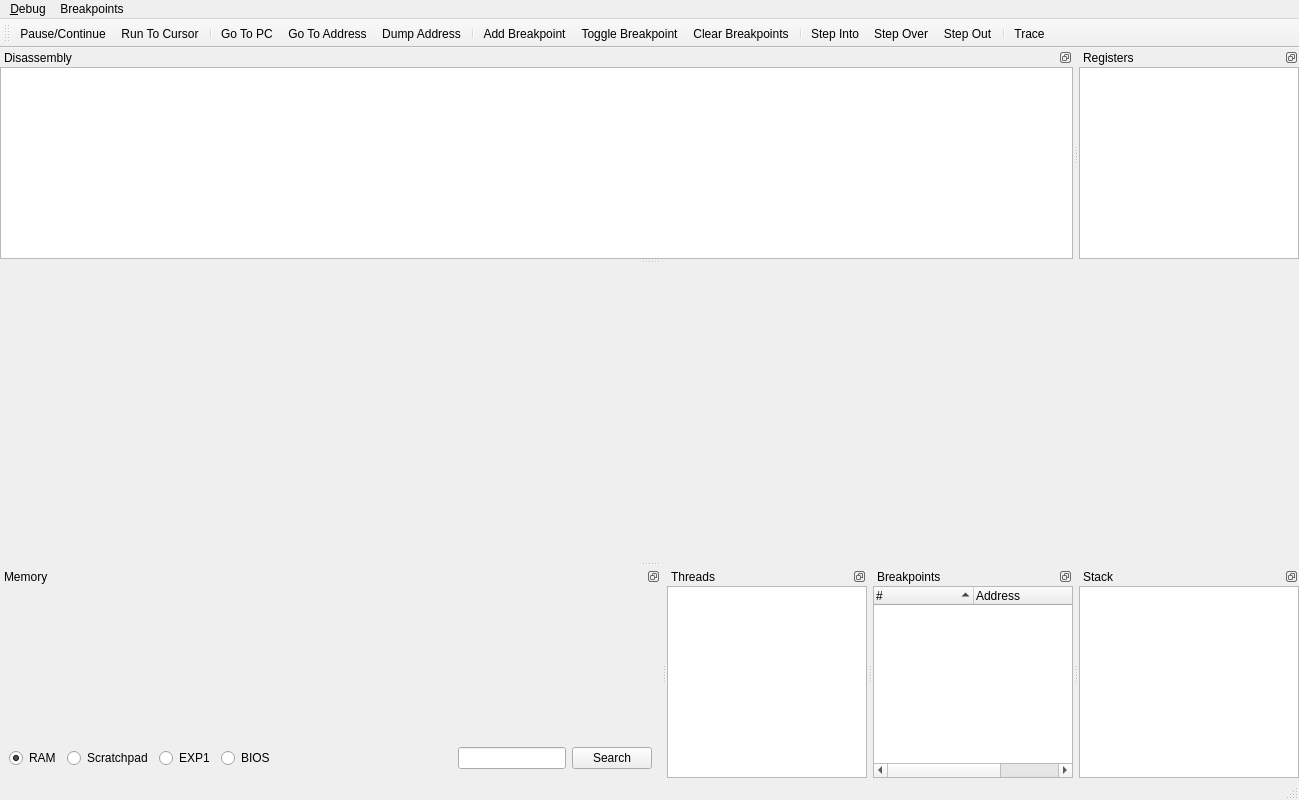
<?xml version="1.0" encoding="UTF-8"?>
<ui version="4.0">
 <class>DebuggerWindow</class>
 <widget class="QMainWindow" name="DebuggerWindow">
  <property name="geometry">
   <rect>
    <x>0</x>
    <y>0</y>
    <width>1299</width>
    <height>800</height>
   </rect>
  </property>
  <property name="windowTitle">
   <string>CPU Debugger</string>
  </property>
  <property name="dockNestingEnabled">
   <bool>true</bool>
  </property>
  <widget class="QWidget" name="centralwidget"/>
  <widget class="QMenuBar" name="menubar">
   <property name="geometry">
    <rect>
     <x>0</x>
     <y>0</y>
     <width>1299</width>
     <height>22</height>
    </rect>
   </property>
   <widget class="QMenu" name="menu_Debugger">
    <property name="title">
     <string>&amp;Debug</string>
    </property>
    <addaction name="actionPause"/>
    <addaction name="actionRunToCursor"/>
    <addaction name="separator"/>
    <addaction name="actionGoToPC"/>
    <addaction name="actionGoToAddress"/>
    <addaction name="actionDumpAddress"/>
    <addaction name="separator"/>
    <addaction name="actionTrace"/>
    <addaction name="separator"/>
    <addaction name="actionStepInto"/>
    <addaction name="actionStepOver"/>
    <addaction name="actionStepOut"/>
    <addaction name="separator"/>
    <addaction name="actionClose"/>
   </widget>
   <widget class="QMenu" name="menuBreakpoints">
    <property name="title">
     <string>Breakpoints</string>
    </property>
    <addaction name="actionAddBreakpoint"/>
    <addaction name="actionToggleBreakpoint"/>
    <addaction name="actionClearBreakpoints"/>
   </widget>
   <addaction name="menu_Debugger"/>
   <addaction name="menuBreakpoints"/>
  </widget>
  <widget class="QStatusBar" name="statusbar"/>
  <widget class="QToolBar" name="toolBar">
   <property name="windowTitle">
    <string>toolBar</string>
   </property>
   <attribute name="toolBarArea">
    <enum>TopToolBarArea</enum>
   </attribute>
   <attribute name="toolBarBreak">
    <bool>false</bool>
   </attribute>
   <addaction name="actionPause"/>
   <addaction name="actionRunToCursor"/>
   <addaction name="separator"/>
   <addaction name="actionGoToPC"/>
   <addaction name="actionGoToAddress"/>
   <addaction name="actionDumpAddress"/>
   <addaction name="separator"/>
   <addaction name="actionAddBreakpoint"/>
   <addaction name="actionToggleBreakpoint"/>
   <addaction name="actionClearBreakpoints"/>
   <addaction name="separator"/>
   <addaction name="actionStepInto"/>
   <addaction name="actionStepOver"/>
   <addaction name="actionStepOut"/>
   <addaction name="separator"/>
   <addaction name="actionTrace"/>
  </widget>
  <widget class="QDockWidget" name="dockWidget_2">
   <property name="features">
    <set>QDockWidget::DockWidgetFloatable|QDockWidget::DockWidgetMovable</set>
   </property>
   <property name="windowTitle">
    <string>Disassembly</string>
   </property>
   <attribute name="dockWidgetArea">
    <number>4</number>
   </attribute>
   <widget class="QTreeView" name="codeView">
    <property name="sizePolicy">
     <sizepolicy hsizetype="Expanding" vsizetype="Expanding">
      <horstretch>0</horstretch>
      <verstretch>0</verstretch>
     </sizepolicy>
    </property>
    <attribute name="headerVisible">
     <bool>false</bool>
    </attribute>
   </widget>
  </widget>
  <widget class="QDockWidget" name="dockWidget_3">
   <property name="features">
    <set>QDockWidget::DockWidgetFloatable|QDockWidget::DockWidgetMovable</set>
   </property>
   <property name="windowTitle">
    <string>Registers</string>
   </property>
   <attribute name="dockWidgetArea">
    <number>4</number>
   </attribute>
   <widget class="QTreeView" name="registerView">
    <property name="sizePolicy">
     <sizepolicy hsizetype="Expanding" vsizetype="Expanding">
      <horstretch>0</horstretch>
      <verstretch>0</verstretch>
     </sizepolicy>
    </property>
    <property name="maximumSize">
     <size>
      <width>220</width>
      <height>16777215</height>
     </size>
    </property>
   </widget>
  </widget>
  <widget class="QDockWidget" name="dockWidget">
   <property name="sizePolicy">
    <sizepolicy hsizetype="Preferred" vsizetype="Preferred">
     <horstretch>1</horstretch>
     <verstretch>0</verstretch>
    </sizepolicy>
   </property>
   <property name="features">
    <set>QDockWidget::DockWidgetFloatable|QDockWidget::DockWidgetMovable</set>
   </property>
   <property name="windowTitle">
    <string>Memory</string>
   </property>
   <attribute name="dockWidgetArea">
    <number>8</number>
   </attribute>
   <widget class="QWidget" name="dockWidgetContents_3">
    <layout class="QVBoxLayout" name="verticalLayout">
     <item>
      <widget class="MemoryViewWidget" name="memoryView" native="true">
       <property name="sizePolicy">
        <sizepolicy hsizetype="Preferred" vsizetype="Expanding">
         <horstretch>0</horstretch>
         <verstretch>0</verstretch>
        </sizepolicy>
       </property>
      </widget>
     </item>
     <item>
      <layout class="QHBoxLayout" name="horizontalLayout">
       <item>
        <widget class="QRadioButton" name="memoryRegionRAM">
         <property name="text">
          <string>RAM</string>
         </property>
         <property name="checked">
          <bool>true</bool>
         </property>
        </widget>
       </item>
       <item>
        <widget class="QRadioButton" name="memoryRegionScratchpad">
         <property name="text">
          <string>Scratchpad</string>
         </property>
        </widget>
       </item>
       <item>
        <widget class="QRadioButton" name="memoryRegionEXP1">
         <property name="text">
          <string>EXP1</string>
         </property>
        </widget>
       </item>
       <item>
        <widget class="QRadioButton" name="memoryRegionBIOS">
         <property name="text">
          <string>BIOS</string>
         </property>
        </widget>
       </item>
       <item>
        <spacer name="horizontalSpacer">
         <property name="orientation">
          <enum>Qt::Horizontal</enum>
         </property>
         <property name="sizeHint" stdset="0">
          <size>
           <width>40</width>
           <height>20</height>
          </size>
         </property>
        </spacer>
       </item>
       <item>
        <layout class="QHBoxLayout" name="horizontalLayout_2">
         <item>
          <widget class="QLineEdit" name="memorySearchString"/>
         </item>
         <item>
          <widget class="QPushButton" name="memorySearch">
           <property name="text">
            <string>Search</string>
           </property>
          </widget>
         </item>
        </layout>
       </item>
      </layout>
     </item>
    </layout>
   </widget>
  </widget>
  <widget class="QDockWidget" name="dockWidget_6">
   <property name="maximumSize">
    <size>
     <width>200</width>
     <height>524287</height>
    </size>
   </property>
   <property name="features">
    <set>QDockWidget::DockWidgetFloatable|QDockWidget::DockWidgetMovable</set>
   </property>
   <property name="windowTitle">
    <string>Threads</string>
   </property>
   <attribute name="dockWidgetArea">
    <number>8</number>
   </attribute>
   <widget class="QTreeWidget" name="threadsView">
    <property name="headerHidden">
     <bool>true</bool>
    </property>
    <column>
     <property name="text">
      <string>1</string>
     </property>
    </column>
   </widget>
  </widget>
  <widget class="QDockWidget" name="dockWidget_5">
   <property name="sizePolicy">
    <sizepolicy hsizetype="Maximum" vsizetype="Preferred">
     <horstretch>0</horstretch>
     <verstretch>0</verstretch>
    </sizepolicy>
   </property>
   <property name="maximumSize">
    <size>
     <width>200</width>
     <height>524287</height>
    </size>
   </property>
   <property name="features">
    <set>QDockWidget::DockWidgetFloatable|QDockWidget::DockWidgetMovable</set>
   </property>
   <property name="windowTitle">
    <string>Breakpoints</string>
   </property>
   <attribute name="dockWidgetArea">
    <number>8</number>
   </attribute>
   <widget class="QTreeWidget" name="breakpointsWidget">
    <property name="selectionMode">
     <enum>QAbstractItemView::SingleSelection</enum>
    </property>
    <property name="selectionBehavior">
     <enum>QAbstractItemView::SelectRows</enum>
    </property>
    <property name="sortingEnabled">
     <bool>true</bool>
    </property>
    <attribute name="headerMinimumSectionSize">
     <number>20</number>
    </attribute>
    <column>
     <property name="text">
      <string>#</string>
     </property>
    </column>
    <column>
     <property name="text">
      <string>Address</string>
     </property>
    </column>
    <column>
     <property name="text">
      <string>Hit Count</string>
     </property>
    </column>
   </widget>
  </widget>
  <widget class="QDockWidget" name="dockWidget_4">
   <property name="features">
    <set>QDockWidget::DockWidgetFloatable|QDockWidget::DockWidgetMovable</set>
   </property>
   <property name="windowTitle">
    <string>Stack</string>
   </property>
   <attribute name="dockWidgetArea">
    <number>8</number>
   </attribute>
   <widget class="QTreeView" name="stackView">
    <property name="maximumSize">
     <size>
      <width>220</width>
      <height>16777215</height>
     </size>
    </property>
   </widget>
  </widget>
  <action name="actionPause">
   <property name="checkable">
    <bool>true</bool>
   </property>
   <property name="icon">
    <iconset resource="resources/resources.qrc">
     <normaloff>:/icons/media-playback-pause.png</normaloff>:/icons/media-playback-pause.png</iconset>
   </property>
   <property name="text">
    <string>Pause/Continue</string>
   </property>
   <property name="toolTip">
    <string>&amp;Pause/Continue</string>
   </property>
   <property name="shortcut">
    <string>F5</string>
   </property>
  </action>
  <action name="actionStepInto">
   <property name="icon">
    <iconset resource="resources/resources.qrc">
     <normaloff>:/icons/debug-step-into-instruction.png</normaloff>:/icons/debug-step-into-instruction.png</iconset>
   </property>
   <property name="text">
    <string>Step Into</string>
   </property>
   <property name="toolTip">
    <string>&amp;Step Into</string>
   </property>
   <property name="shortcut">
    <string>F11</string>
   </property>
  </action>
  <action name="actionStepOver">
   <property name="icon">
    <iconset resource="resources/resources.qrc">
     <normaloff>:/icons/debug-step-over.png</normaloff>:/icons/debug-step-over.png</iconset>
   </property>
   <property name="text">
    <string>Step Over</string>
   </property>
   <property name="toolTip">
    <string>Step &amp;Over</string>
   </property>
   <property name="shortcut">
    <string>F10</string>
   </property>
  </action>
  <action name="actionToggleBreakpoint">
   <property name="icon">
    <iconset resource="resources/resources.qrc">
     <normaloff>:/icons/media-record@2x.png</normaloff>:/icons/media-record@2x.png</iconset>
   </property>
   <property name="text">
    <string>Toggle Breakpoint</string>
   </property>
   <property name="toolTip">
    <string>Toggle &amp;Breakpoint</string>
   </property>
   <property name="shortcut">
    <string>F9</string>
   </property>
  </action>
  <action name="actionClose">
   <property name="text">
    <string>&amp;Close</string>
   </property>
  </action>
  <action name="actionStepOut">
   <property name="icon">
    <iconset resource="resources/resources.qrc">
     <normaloff>:/icons/debug-step-out.png</normaloff>:/icons/debug-step-out.png</iconset>
   </property>
   <property name="text">
    <string>Step Out</string>
   </property>
   <property name="toolTip">
    <string>Step O&amp;ut</string>
   </property>
   <property name="shortcut">
    <string>Ctrl+F11</string>
   </property>
  </action>
  <action name="actionRunToCursor">
   <property name="icon">
    <iconset resource="resources/resources.qrc">
     <normaloff>:/icons/debug-run-cursor.png</normaloff>:/icons/debug-run-cursor.png</iconset>
   </property>
   <property name="text">
    <string>Run To Cursor</string>
   </property>
   <property name="toolTip">
    <string>&amp;Run To Cursor</string>
   </property>
   <property name="shortcut">
    <string>Ctrl+F10</string>
   </property>
  </action>
  <action name="actionClearBreakpoints">
   <property name="icon">
    <iconset resource="resources/resources.qrc">
     <normaloff>:/icons/edit-clear-16.png</normaloff>:/icons/edit-clear-16.png</iconset>
   </property>
   <property name="text">
    <string>Clear Breakpoints</string>
   </property>
   <property name="toolTip">
    <string>&amp;Clear Breakpoints</string>
   </property>
   <property name="shortcut">
    <string>Ctrl+Del</string>
   </property>
  </action>
  <action name="actionAddBreakpoint">
   <property name="icon">
    <iconset resource="resources/resources.qrc">
     <normaloff>:/icons/list-add.png</normaloff>:/icons/list-add.png</iconset>
   </property>
   <property name="text">
    <string>Add Breakpoint</string>
   </property>
   <property name="toolTip">
    <string>Add &amp;Breakpoint</string>
   </property>
   <property name="shortcut">
    <string>Ctrl+F9</string>
   </property>
  </action>
  <action name="actionGoToPC">
   <property name="icon">
    <iconset resource="resources/resources.qrc">
     <normaloff>:/icons/document-open.png</normaloff>:/icons/document-open.png</iconset>
   </property>
   <property name="text">
    <string>Go To PC</string>
   </property>
   <property name="toolTip">
    <string>&amp;Go To PC</string>
   </property>
   <property name="shortcut">
    <string>Ctrl+P</string>
   </property>
  </action>
  <action name="actionGoToAddress">
   <property name="icon">
    <iconset resource="resources/resources.qrc">
     <normaloff>:/icons/applications-system.png</normaloff>:/icons/applications-system.png</iconset>
   </property>
   <property name="text">
    <string>Go To Address</string>
   </property>
   <property name="toolTip">
    <string>Go To &amp;Address</string>
   </property>
   <property name="shortcut">
    <string>Ctrl+G</string>
   </property>
  </action>
  <action name="actionDumpAddress">
   <property name="icon">
    <iconset resource="resources/resources.qrc">
     <normaloff>:/icons/antialias-icon.png</normaloff>:/icons/antialias-icon.png</iconset>
   </property>
   <property name="text">
    <string>&amp;Dump Address</string>
   </property>
   <property name="shortcut">
    <string>Ctrl+D</string>
   </property>
  </action>
  <action name="actionTrace">
   <property name="icon">
    <iconset resource="resources/resources.qrc">
     <normaloff>:/icons/debug-trace.png</normaloff>:/icons/debug-trace.png</iconset>
   </property>
   <property name="text">
    <string>Trace</string>
   </property>
   <property name="toolTip">
    <string>&amp;Trace</string>
   </property>
   <property name="shortcut">
    <string>Ctrl+T</string>
   </property>
  </action>
 </widget>
 <customwidgets>
  <customwidget>
   <class>MemoryViewWidget</class>
   <extends>QWidget</extends>
   <header>duckstation-qt/memoryviewwidget.h</header>
   <container>1</container>
  </customwidget>
 </customwidgets>
 <resources>
  <include location="resources/resources.qrc"/>
 </resources>
 <connections/>
</ui>
